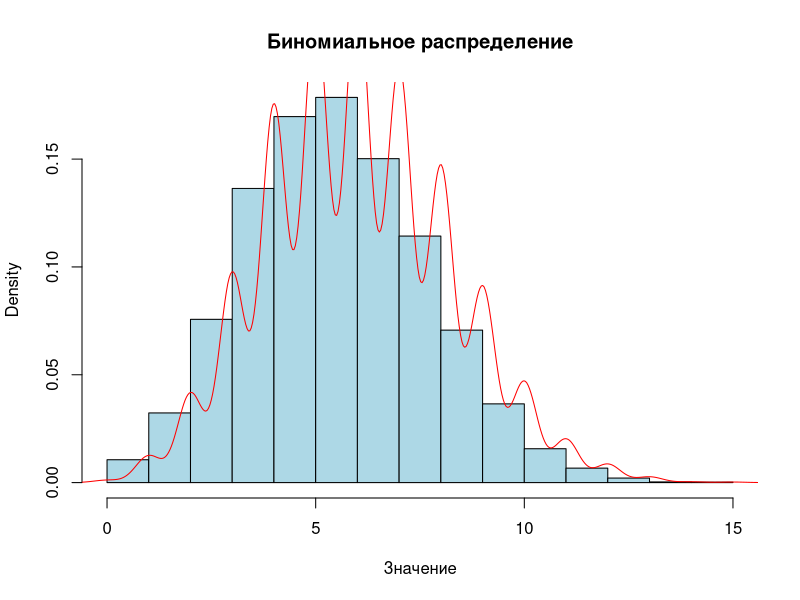
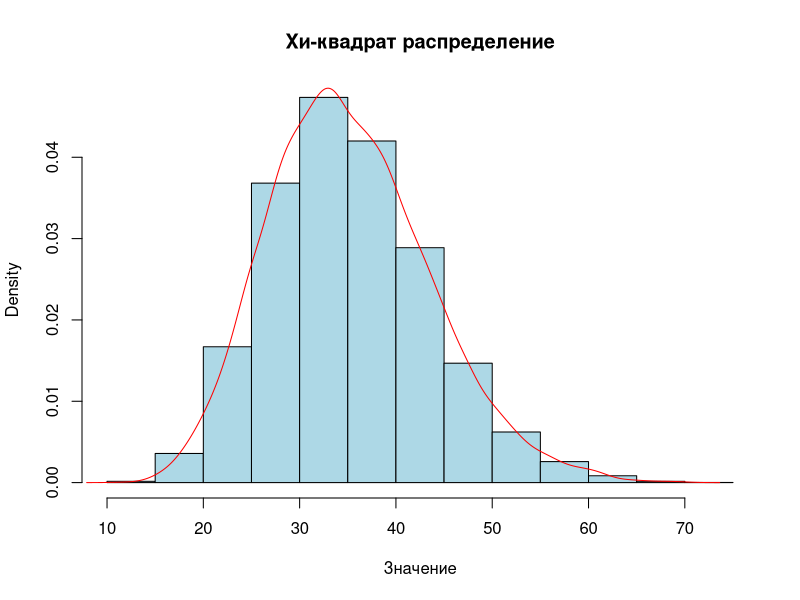
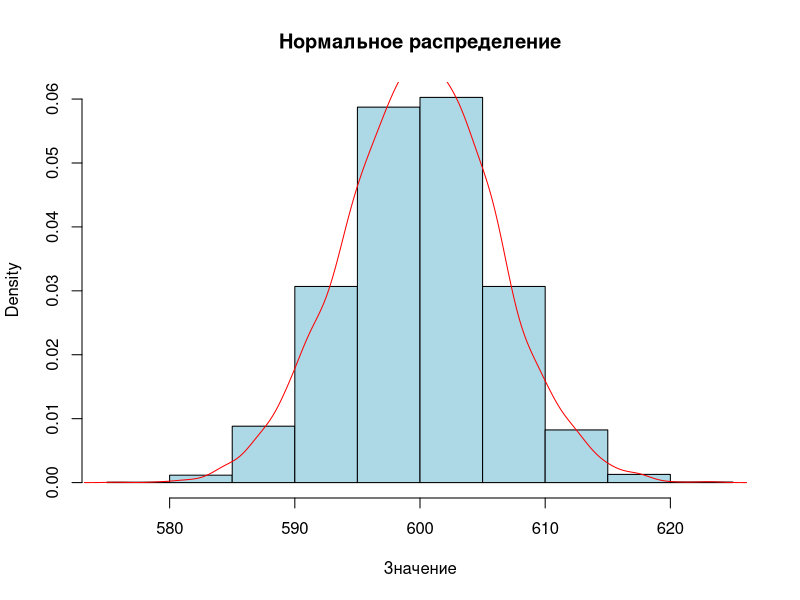

Write the R code that produced these figures, in order.
# * Статистика

# Биноминальное распредление

k <- 6  # мой порядковый номер в группе
n <- 30 # количество студентов в группе

p    <- k / n
size <- n

binom_data <- rbinom(10000, size = size, prob = p)

binom_mean   <- mean(binom_data)
binom_var    <- var(binom_data)
binom_sd     <- sd(binom_data)
binom_mode   <- as.numeric(names(sort(table(binom_data), decreasing = TRUE)[1]))
binom_median <- median(binom_data)

cat("Биномиальное распределение:\n")
cat("Мат. ожидание:", binom_mean, "\nДисперсия:", binom_var, "\nСтандартное отклонение:", binom_sd, 
    "\nМода:", binom_mode, "\nМедиана:", binom_median, "\n\n")

hist(binom_data, probability = TRUE, main = "Биномиальное распределение", xlab = "Значение", col = "lightblue")
lines(density(binom_data), col = "red")

'---'

# Хи-квадрат распределение
df       <- (n - 1) + k
chi_data <- rchisq(10000, df = df)

chi_mean   <- mean(chi_data)
chi_var    <- var(chi_data)
chi_sd     <- sd(chi_data)
chi_mode   <- df - 2
chi_median <- qchisq(0.5, df)

cat("Хи-квадрат распределение:\n")
cat("Мат. ожидание:", chi_mean, "\nДисперсия:", chi_var, "\nСтандартное отклонение:", chi_sd, 
    "\nМода:", chi_mode, "\nМедиана:", chi_median, "\n\n")

hist(chi_data, probability = TRUE, main = "Хи-квадрат распределение", xlab = "Значение", col = "lightblue")
lines(density(chi_data), col = "red")

'---'

# Нормальное распределение
m     <- k * 100
sigma <- sqrt(n + k)

norm_data   <- rnorm(10000, mean = m, sd = sigma)
norm_mean   <- mean(norm_data)
norm_var    <- var(norm_data)
norm_sd     <- sd(norm_data)
norm_mode   <- m # У нормального распрделения мода совпадает математичексим ожиданием
norm_median <- median(norm_data)

cat("Нормальное распределение:\n")
cat("Мат. ожидание:", norm_mean, "\nДисперсия:", norm_var, "\nСтандартное отклонение:", norm_sd, 
    "\nМода:", norm_mode, "\nМедиана:", norm_median, "\n\n")

hist(norm_data, probability = TRUE, main = "Нормальное распределение", xlab = "Значение", col = "lightblue")
lines(density(norm_data), col = "red")

'---'

# * Теория вероятности (задачки)

# Компания, сдающая машины в прокат, владеет 60 автомобилями, 35 из
# них фирменной расцветки. Известно, что 5 автомобилей в данный момент
# находятся в ремонте. Найти вероятность того, что

total_cars   <- 60       # Общее количество автомобилей
branded_cars <- 35       # Число фирменных автомобилей
repair_cars  <- 5        # Число автомобилей в ремонте

p <- branded_cars / total_cars # Вероятность, что автомобиль фирменной расцветки

# Вероятность того, что ровно два автомобиля в ремонте фирменной расцветки
x                <- 2
prob_two_branded <- dbinom(x, size = repair_cars, prob = p)

cat("Вероятность того, что ровно два автомобиля из ремонтирующихся — фирменной расцветки:", prob_two_branded, "\n")

# Вероятность того, что хотя бы один из ремонтирующихся автомобилей фирменной расцветки
prob_at_least_one <- 1 - dbinom(0, size = repair_cars, prob = p)

cat("Вероятность того, что хотя бы один из ремонтирующихся автомобилей — фирменной расцветки:", prob_at_least_one, "\n")

'---'

# Вы решили узнать, есть ли среди ваших однокурсников кто-нибудь, у
# кого день рождения (без учета года) совпадает с вашим.
# Понятно, что если вы узнаете дату др только одного однокурсника, то
# вероятность того, что вы сразу нашли нужного, довольно мала.
# Если вы узнаете дату др двоих однокурсников, то вероятность того, что
# среди них есть нужный, чуть выше. Если бы на курсе училось 100-200-300 человек, 
# то вероятность того, что среди них есть хотя бы один с нужной датой
# ДР, должна быть довольно большой.

# Задача связана с парадоксом дней рождения =)
# https://en.wikipedia.org/wiki/Birthday_problem

# Вероятность хотя бы одного совпадения среди 390 человек
n_a               <- 390 # Количество человек
prob_no_match     <- (1 - 1/365) ^ n_a
prob_at_least_one <- 1 - prob_no_match

cat("Вероятность того, что среди 390 человек есть хотя бы один с вашей датой рождения:", prob_at_least_one, "\n")

# Нужно определить минимальное n, чтобы вероятность была больше 0.5
n_b <- 1

while ((1 - (1 - 1/365)^n_b) <= 0.5) {
  n_b <- n_b + 1
}

cat("Минимальное количество человек, чтобы вероятность была больше 0.5:", n_b, "\n")

'---'

# * Покер
# В карточной игре покер игрок получает 5 карт из колоды в 52 карты.
# Задача игрока собрать наиболее сильную комбинацию карт. Комбинации бывают следующие:
# а) пара - две карты одного номинала;
# б) две пары - две карты одного номинала, две карты другого;
# в) тройка - три карты одного номинала;
# г) стрит - пять последовательных по номиналу карт (предполагается, что за тузом по номиналу следует двойка);
# д) флэш - все карты одной масти;
# е) три+два - три карты одного номинала, две карты другого;
# ж) каре - четыре карты одного номинала;
# з) стрит-флэш - пять последовательных по номиналу карт одной масти;
# b) ройал-флэш - туз, король, дама, валет и десятка одной и той же масти

# Найдите вероятность получения каждой из перечисленных комбинаций
# при случайной сдаче карт. Вычислите вероятность того, что не выпадет ни
# одна из вышеперечисленных комбинаций.

# Функция для подсчета факториала
factorial <- function(x) {
  if (x == 0) return(1)
  return(prod(1:x))
}

# Функция для подсчета числа сочетаний C(n, k)
choose <- function(n, k) {
  factorial(n) / (factorial(k) * factorial(n - k))
}

# Общее количество комбинаций
total_combinations <- choose(52, 5)

# Пара (одна пара и три остальные карты разные по номиналу)
pairs <- choose(13, 1) * choose(4, 2) * choose(12, 3) * (choose(4, 1)^3)
prob_pair <- pairs / total_combinations

# Две пары
two_pairs <- choose(13, 2) * (choose(4, 2)^2) * choose(11, 1) * choose(4, 1)
prob_two_pairs <- two_pairs / total_combinations

# Тройка
three_of_a_kind <- choose(13, 1) * choose(4, 3) * choose(12, 2) * (choose(4, 1)^2)
prob_three_of_a_kind <- three_of_a_kind / total_combinations

# Стрит
straights     <- 10 * (choose(4, 1)^5) - 10 * 4  # вычитаем стрит-флэши
prob_straight <- straights / total_combinations

# Флэш
flushes    <- choose(4, 1) * choose(13, 5) - 10  # вычитаем стрит-флэши
prob_flush <- flushes / total_combinations

# Фулл-хаус (три+два)
full_house      <- choose(13, 1) * choose(4, 3) * choose(12, 1) * choose(4, 2)
prob_full_house <- full_house / total_combinations

# Каре
four_of_a_kind      <- choose(13, 1) * choose(4, 4) * choose(12, 1) * choose(4, 1)
prob_four_of_a_kind <- four_of_a_kind / total_combinations

# Стрит-флэш
straight_flushes    <- 10 * choose(4, 1)
prob_straight_flush <- straight_flushes / total_combinations

# Ройал-флэш
royal_flushes    <- 1 * choose(4, 1)
prob_royal_flush <- royal_flushes / total_combinations

prob_none <- 1 - (prob_pair + prob_two_pairs + prob_three_of_a_kind + 
                    prob_straight + prob_flush + prob_full_house + 
                    prob_four_of_a_kind + prob_straight_flush + prob_royal_flush)

cat("Пара:", prob_pair, "\n")
cat("Две пары:", prob_two_pairs, "\n")
cat("Тройка:", prob_three_of_a_kind, "\n")
cat("Стрит:", prob_straight, "\n")
cat("Флэш:", prob_flush, "\n")
cat("Фулл-хаус:", prob_full_house, "\n")
cat("Каре:", prob_four_of_a_kind, "\n")
cat("Стрит-флэш:", prob_straight_flush, "\n")
cat("Ройал-флэш:", prob_royal_flush, "\n")
cat("Вероятность того, что не выпадет ни одна комбинация:", prob_none, "\n")
